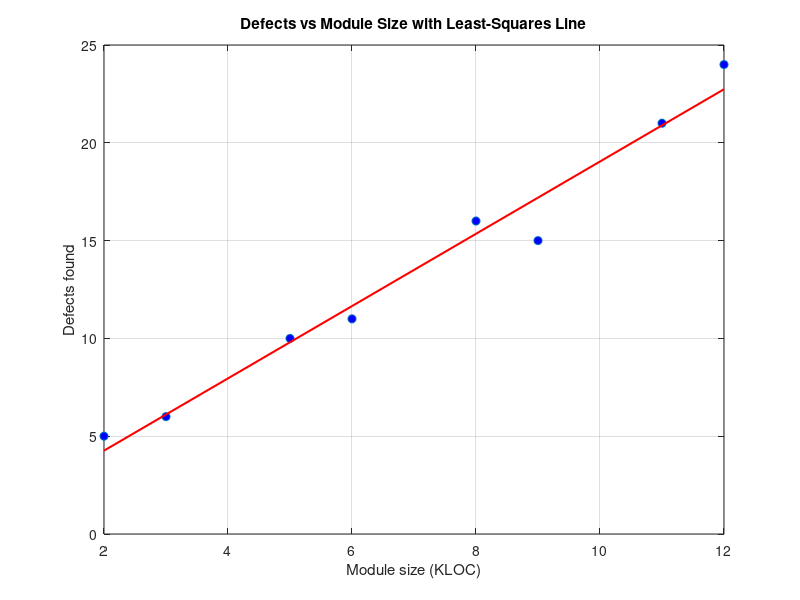

The MATLAB script that drew this image:
% Question 15 (Lecture 15): Simple linear regression, standard error of estimate, correlation
clc; clear; close all;

X = [2 3 5 6 8 9 11 12];              % module size (KLOC)
Y = [5 6 10 11 16 15 21 24];          % defects found
n = numel(X);

Sx = sum(X);  Sy = sum(Y);  Sxy = sum(X.*Y);  Sx2 = sum(X.^2);  Sy2 = sum(Y.^2);
b = (Sxy - Sx*Sy/n) / (Sx2 - Sx^2/n);           % slope
a = Sy/n - b * Sx/n;                            % intercept
fprintf('Sums: SX=%d SY=%d SXY=%d SX2=%d SY2=%d\n', Sx, Sy, Sxy, Sx2, Sy2);
fprintf('Regression line: Y = %.4f + %.4f X\n', a, b);

Yhat = a + b * X;
Syx  = sqrt(sum((Y - Yhat).^2) / (n - 2));      % standard error of estimate
Syx2 = sqrt((Sy2 - a*Sy - b*Sxy) / (n - 2));    % alternative formula
sy   = sqrt(Sy2/n - (Sy/n)^2);                  % S.D. of Y
fprintf('S_y.x = %.4f (alternative formula: %.4f),  s_y = %.4f\n', Syx, Syx2, sy);

r = (Sxy - Sx*Sy/n) / sqrt((Sx2 - Sx^2/n) * (Sy2 - Sy^2/n));
fprintf('Correlation r = %.4f,  r^2 = %.4f\n', r, r^2);
fprintf('Predicted defects for a 10-KLOC module = %.2f\n', a + b*10);

% ---- Cross-check with built-in functions ----
p  = polyfit(X, Y, 1);
cc = corrcoef(X, Y);
fprintf('polyfit: slope = %.4f, intercept = %.4f; corrcoef r = %.4f\n', p(1), p(2), cc(1,2));

plot(X, Y, 'o', 'MarkerFaceColor', 'b'); hold on;
plot(X, Yhat, 'r-', 'LineWidth', 1.5);
xlabel('Module size (KLOC)'); ylabel('Defects found');
title('Defects vs Module Size with Least-Squares Line'); grid on;
